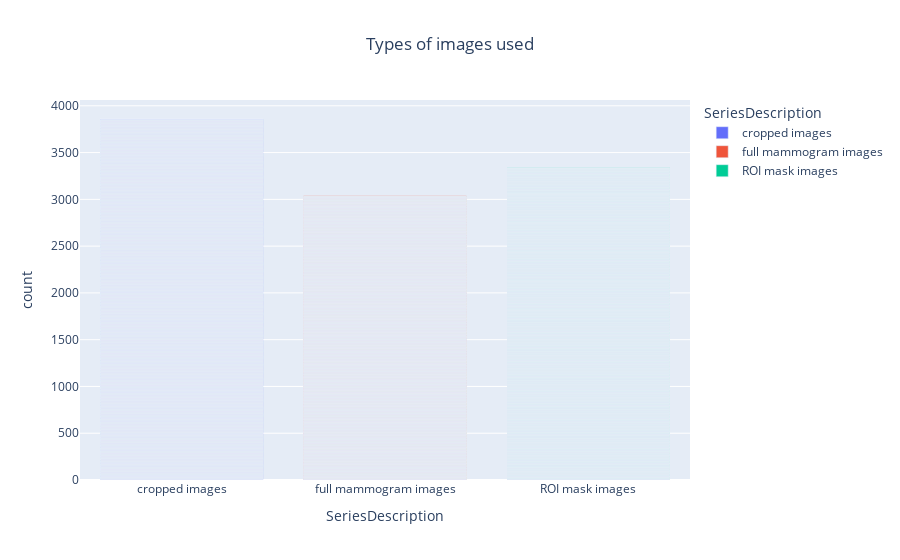

This figure's notebook cell:
### Code cell
ba_1 = px.bar(data_frame=dicom_cleaned_data, x='SeriesDescription', color='SeriesDescription',
              title='Types of images used')
ba_1.update_layout(title_text='Types of images used', title_x=0.5)
ba_1.show()

### Figure 1 — Plotly figure (JSON) as saved in the notebook; plotly's stock layout.template omitted (floating-point values rounded to 4 significant figures; data arrays with more than 128 entries replaced by an {"elided": "..."} marker saying what was removed)
{"data": [{"hovertemplate": "SeriesDescription=%{x}<br>count=%{y}<extra></extra>", "legendgroup": "cropped images", "marker": {"color": "#636efa", "pattern": {"shape": ""}}, "name": "cropped images", "orientation": "v", "showlegend": true, "textposition": "auto", "type": "bar", "x": {"elided": "3859 str values"}, "xaxis": "x", "y": {"elided": "3859 int values"}, "yaxis": "y"}, {"hovertemplate": "SeriesDescription=%{x}<br>count=%{y}<extra></extra>", "legendgroup": "full mammogram images", "marker": {"color": "#EF553B", "pattern": {"shape": ""}}, "name": "full mammogram images", "orientation": "v", "showlegend": true, "textposition": "auto", "type": "bar", "x": {"elided": "3038 str values"}, "xaxis": "x", "y": {"elided": "3038 int values"}, "yaxis": "y"}, {"hovertemplate": "SeriesDescription=%{x}<br>count=%{y}<extra></extra>", "legendgroup": "ROI mask images", "marker": {"color": "#00cc96", "pattern": {"shape": ""}}, "name": "ROI mask images", "orientation": "v", "showlegend": true, "textposition": "auto", "type": "bar", "x": {"elided": "3340 str values"}, "xaxis": "x", "y": {"elided": "3340 int values"}, "yaxis": "y"}], "layout": {"barmode": "relative", "legend": {"title": {"text": "SeriesDescription"}, "tracegroupgap": 0}, "title": {"text": "Types of images used", "x": 0.5}, "xaxis": {"anchor": "y", "categoryarray": ["cropped images", "full mammogram images", "ROI mask images"], "categoryorder": "array", "domain": [0, 1], "title": {"text": "SeriesDescription"}}, "yaxis": {"anchor": "x", "domain": [0, 1], "title": {"text": "count"}}}}
